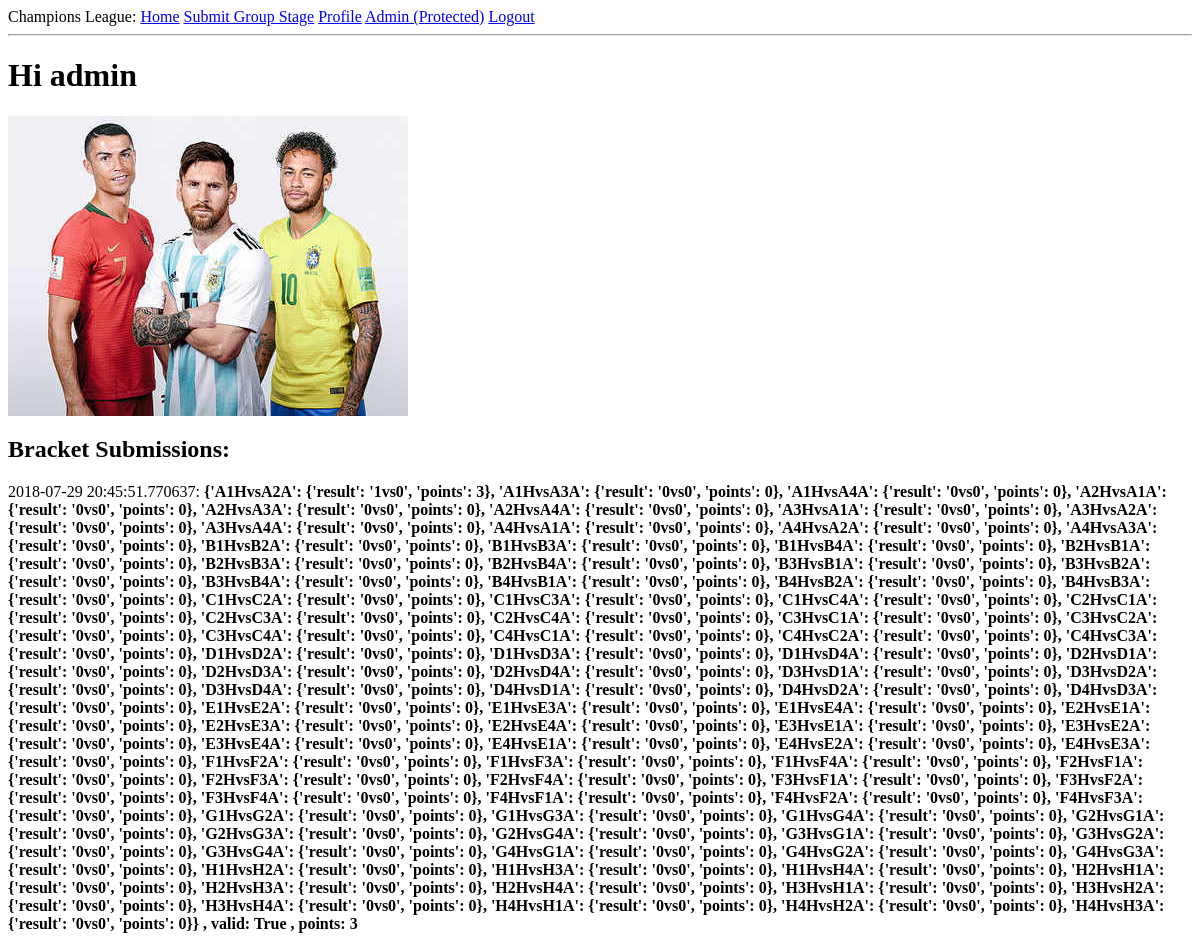
The app's page /profile (signed in), older data.
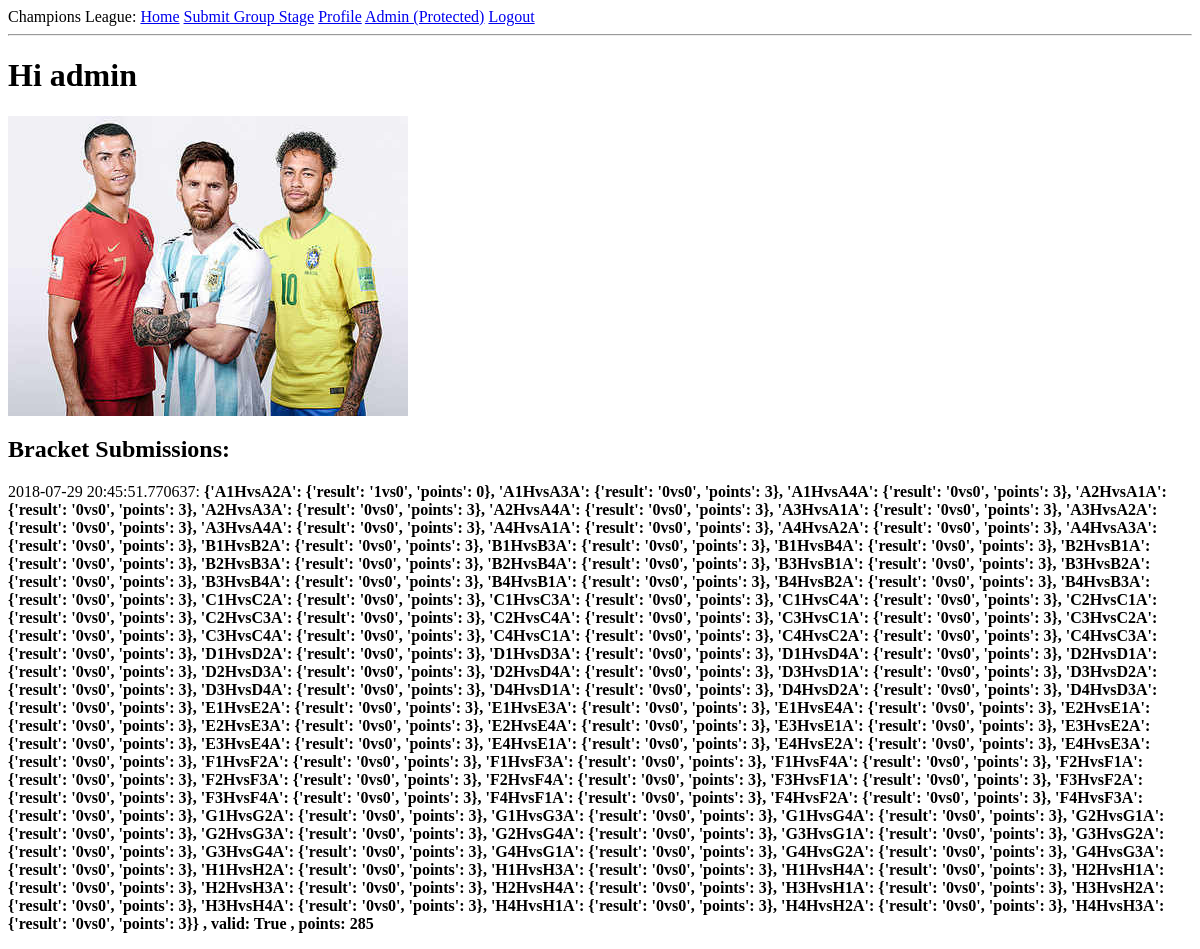
The same page, newer data.
### app/models.py (models this page shows, shortened)
class User(UserMixin, db.Model):
	id = db.Column(db.Integer, primary_key=True)
	username = db.Column(db.String(64), index=True, unique=True)
	email = db.Column(db.String(120), index=True, unique=True)
	password_hash = db.Column(db.String(128))

class Post(db.Model):
	id = db.Column(db.Integer, primary_key=True)
	timestamp = db.Column(db.DateTime, index=True, default=datetime.utcnow)
	user_id = db.Column(db.Integer, db.ForeignKey('user.id'))
	bracket = db.Column(db.PickleType)
	points = db.Column(db.Integer)
	valid = db.Column(db.Boolean, default=False) # Post is only valid if it's the latest submission for a user
	group_stage_guess = db.Column(db.PickleType)
	R16_guess = db.Column(db.PickleType)
	QF_guess = db.Column(db.PickleType)
	SF_guess = db.Column(db.PickleType)
	F_guess = db.Column(db.PickleType)
	def get_group_guess(self):
		if self.group_stage_guess:
			return pickle.loads(self.group_stage_guess)
		return None

### app/routes.py (the view)
@app.route('/profile')
@login_required
def profile():
	posts=Post.query.filter_by(user_id=current_user.id).order_by(desc('timestamp')).all()
	return render_template('profile.html', posts=posts)

### app/models.py (called while the page is built)
@login.user_loader
def load_user(id):
	return User.query.get(int(id))

### app/templates/profile.html
{% extends "base.html" %}
{% block content %}
    <h1>Hi {{ current_user.username }}</h1>
    <img src="/static/img/cr_messi_ney.jpg"  height="300" alt="">
    <h2>Bracket Submissions:</h2>
    {% for post in posts %}
    <div><p>{{ post.timestamp }}: <b>{{ post.get_group_guess() }}</b> <b>, valid: {{ post.valid }}</b> <b>, points: {{ post.points }}</b></p></div>
    {% endfor %}
{% endblock %}

### app/templates/base.html (shortened to what this page needs)
<html>
    <head>
    </head>
    <body>
       <div>
            Champions League:
            <a href="{{ url_for('index') }}">Home</a>
            <a href="{{ url_for('submit_group_stage') }}">Submit Group Stage</a>
            <a href="{{ url_for('profile') }}">Profile</a>
            <a href="{{ url_for('admin_submit_scores', game_stage='group') }}">Admin (Protected)</a>
            {% if current_user.is_anonymous %}
            <a href="{{ url_for('login') }}">Login</a>
            {% else %}
            <a href="{{ url_for('logout') }}">Logout</a>
            {% endif %}
        </div>
        <hr>
        {% block content %}{% endblock %}
    </body>
</html>

Row changes from the older to the newer data that the page shows:
changed Post "True": get_group_guess "{'A1HvsA2A': {'result': '1vs0', 'points': 3}, 'A1HvsA3A': {'result': '0vs0', 'points': 0}, 'A1HvsA4A': {'result': '0vs0', 'points': 0}, 'A2HvsA1A': {'result': '0vs0', 'points': 0}, 'A2HvsA3A': {'result': '0vs0', 'points': 0}, 'A2HvsA4A': {'result': '0vs0', 'points': 0}, 'A3HvsA1A': {'result': '0vs0', 'points': 0}, 'A3HvsA2A': {'result': '0vs0', 'points': 0}, 'A3HvsA4A': {'result': '0vs0', 'points': 0}, 'A4HvsA1A': {'result': '0vs0', 'points': 0}, 'A4HvsA2A': {'result': '0vs0', 'points': 0}, 'A4HvsA3A': {'result': '0vs0', 'points': 0}, 'B1HvsB2A': {'result': '0vs0', 'points': 0}, 'B1HvsB3A': {'result': '0vs0', 'points': 0}, 'B1HvsB4A': {'result': '0vs0', 'points': 0}, 'B2HvsB1A': {'result':…" → "{'A1HvsA2A': {'result': '1vs0', 'points': 0}, 'A1HvsA3A': {'result': '0vs0', 'points': 3}, 'A1HvsA4A': {'result': '0vs0', 'points': 3}, 'A2HvsA1A': {'result': '0vs0', 'points': 3}, 'A2HvsA3A': {'result': '0vs0', 'points': 3}, 'A2HvsA4A': {'result': '0vs0', 'points': 3}, 'A3HvsA1A': {'result': '0vs0', 'points': 3}, 'A3HvsA2A': {'result': '0vs0', 'points': 3}, 'A3HvsA4A': {'result': '0vs0', 'points': 3}, 'A4HvsA1A': {'result': '0vs0', 'points': 3}, 'A4HvsA2A': {'result': '0vs0', 'points': 3}, 'A4HvsA3A': {'result': '0vs0', 'points': 3}, 'B1HvsB2A': {'result': '0vs0', 'points': 3}, 'B1HvsB3A': {'result': '0vs0', 'points': 3}, 'B1HvsB4A': {'result': '0vs0', 'points': 3}, 'B2HvsB1A': {'result':…"; points "3" → "285"
